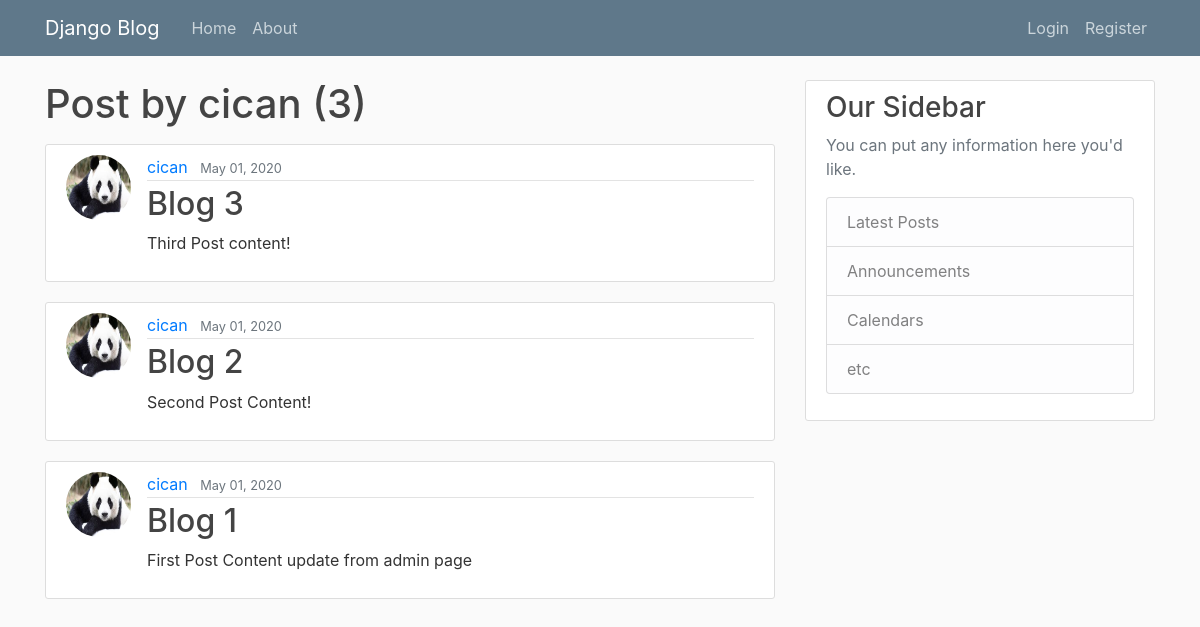
/user/cican, run on an earlier commit of the app's database.
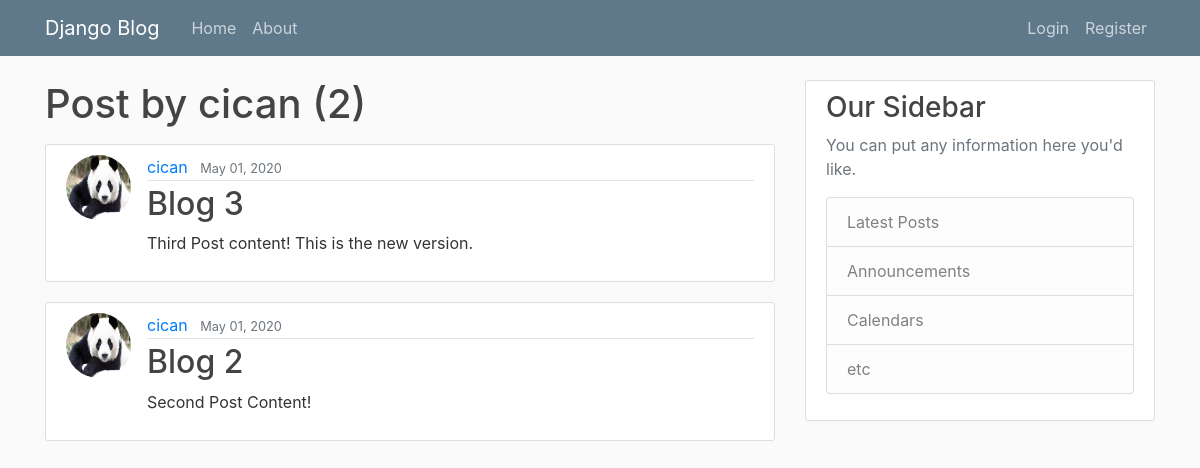
And on a later commit of the database.
### blog/models.py (models this page shows, shortened)
class Post(models.Model):
    title = models.CharField(max_length=100)
    content = models.TextField()
    date_created = models.DateTimeField(default=timezone.now)
    author = models.ForeignKey(User, on_delete=models.CASCADE)

### users/models.py (models this page shows, shortened)
class Profile(models.Model):
    user = models.OneToOneField(User, on_delete=models.CASCADE)
    image = models.ImageField(default='default.jpg',upload_to='profile_pics')

### blog/views.py (the view)
# urls.py: path('user/<str:username>', UserPostListView.as_view(), name='user-posts'),
class UserPostListView(ListView):
    model = Post
    template_name = 'blog/user_posts.html' #app/model_viewtype.html -> naming convertion
    context_object_name = 'posts'
    paginate_by = 5
    def get_queryset(self):
        user = get_object_or_404(User, username=self.kwargs.get('username'))
        return Post.objects.filter(author=user).order_by('-date_created')

### blog/templates/blog/user_posts.html (shortened to what this page needs)
{% extends "blog/base.html" %}
{% block content%}
<h1 class="mb-3">Post by {{view.kwargs.username}} ({{page_obj.paginator.count}})</h1>
{% for post in posts %}
<article class="media content-section">
    <img class="rounded-circle article-img" src="{{ post.author.profile.image.url }}">
    <div class="media-body">
        <div class="article-metadata">
            <a class="mr-2" href="{% url 'user-posts' post.author.username %}">{{ post.author }}</a>
            <small class="text-muted">{{ post.date_created|date:"F d, Y" }}</small>
        </div>
        <h2><a class="article-title" href="{% url 'post-detail' post.id %}">{{ post.title }}</a></h2>
        <p class="article-content">{{ post.content }}</p>
    </div>
</article>
{% endfor %}
{% endblock content %}

What changed in the data, as far as the page shows it:
removed Post: author.profile.image (picture), author "cican", date_created "May 01, 2020", title "Blog 1", content "First Post Content update from admin page"
changed Post "Blog 3": content "Third Post content!" → "Third Post content! This is the new version."
Also different on the page:
{{ page_obj.paginator.count }}: "3" → "2"
